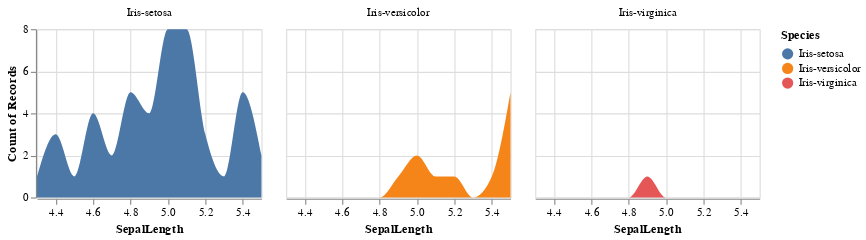

The notebook cell this image was saved under:
### Code cell
alt.Chart(iris).mark_area(interpolate='monotone').encode(
    x='SepalLength:Q',
    y='count(SepalLength):Q',
    color='Species:N',
    facet=alt.Facet('Species:N', title=None)
).transform_filter(
    alt.FieldRangePredicate(field='SepalLength', range=[0, 5.5])
).properties(width=200, height=150)

### Figure 1 — Vega-Lite specification as saved in the notebook (floating-point values rounded to 4 significant figures; data arrays with more than 128 entries replaced by an {"elided": "..."} marker saying what was removed)
{"config": {"view": {"continuousWidth": 400, "continuousHeight": 300}}, "data": {"name": "data-17573b73165b324fe49516a27bcc2ed5"}, "mark": {"type": "area", "interpolate": "monotone"}, "encoding": {"color": {"type": "nominal", "field": "Species"}, "facet": {"type": "nominal", "field": "Species", "title": null}, "x": {"type": "quantitative", "field": "SepalLength"}, "y": {"type": "quantitative", "aggregate": "count", "field": "SepalLength"}}, "height": 150, "transform": [{"filter": {"field": "SepalLength", "range": [0, 5.5]}}], "width": 200, "$schema": "https://vega.github.io/schema/vega-lite/v4.8.1.json", "datasets": {"data-17573b73165b324fe49516a27bcc2ed5": {"elided": "150 records"}}}
